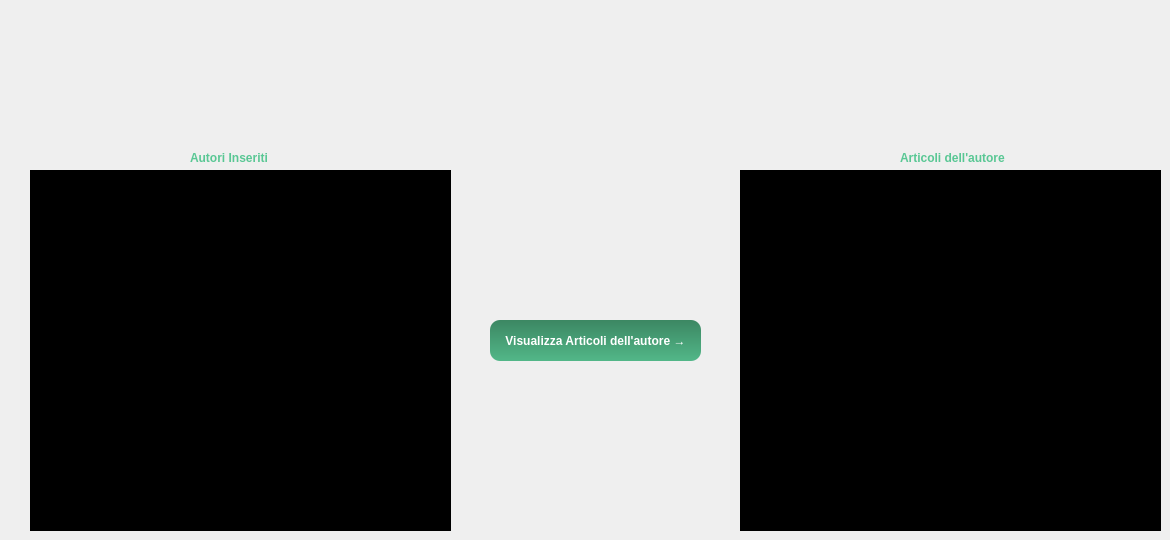
    <widget class="QWidget" name="paginaSezBVisualizzaArticoliAutore">
     <widget class="QLabel" name="label_38">
      <property name="geometry">
       <rect>
        <x>900</x>
        <y>150</y>
        <width>121</width>
        <height>16</height>
       </rect>
      </property>
      <property name="font">
       <font>
        <family>Tahoma</family>
        <weight>75</weight>
        <bold>true</bold>
       </font>
      </property>
      <property name="styleSheet">
       <string notr="true">color: rgb(89, 199, 148);</string>
      </property>
      <property name="text">
       <string>Articoli dell'autore</string>
      </property>
     </widget>
     <widget class="QPushButton" name="bottVisArticoliAutore">
      <property name="geometry">
       <rect>
        <x>490</x>
        <y>320</y>
        <width>211</width>
        <height>41</height>
       </rect>
      </property>
      <property name="font">
       <font>
        <family>Tahoma</family>
        <pointsize>9</pointsize>
        <weight>75</weight>
        <bold>true</bold>
       </font>
      </property>
      <property name="styleSheet">
       <string notr="true">QPushButton{
	background-color: qlineargradient(spread:pad, x1:1, y1:0, x2:1, y2:1, stop:0 rgba(60, 135, 99, 255), stop:1 rgba(82, 183, 136, 255));
	color: rgb(255, 255, 255);
	border-radius: 10px;
}

QPushButton:hover{
	background-color: rgb(60, 134, 99);
}
QPushButton:pressed {
	background-color: rgb(43, 97, 72);
}
</string>
      </property>
      <property name="text">
       <string>Visualizza Articoli dell'autore →</string>
      </property>
     </widget>
     <widget class="QListWidget" name="tuttiGliAutoriSEZB">
      <property name="geometry">
       <rect>
        <x>30</x>
        <y>170</y>
        <width>421</width>
        <height>361</height>
       </rect>
      </property>
      <property name="font">
       <font>
        <family>Tahoma</family>
        <weight>75</weight>
        <bold>true</bold>
       </font>
      </property>
      <property name="styleSheet">
       <string notr="true">QListWidget{
background-color: rgb(0, 0, 0);
color: rgb(96, 214, 159);
}

  QListWidget::item:selected {
   background-color: rgb(96, 214, 159);
 }
</string>
      </property>
     </widget>
     <widget class="QLabel" name="label_37">
      <property name="geometry">
       <rect>
        <x>190</x>
        <y>150</y>
        <width>101</width>
        <height>16</height>
       </rect>
      </property>
      <property name="font">
       <font>
        <family>Tahoma</family>
        <weight>75</weight>
        <bold>true</bold>
       </font>
      </property>
      <property name="styleSheet">
       <string notr="true">color: rgb(89, 199, 148);</string>
      </property>
      <property name="text">
       <string>Autori Inseriti</string>
      </property>
     </widget>
     <widget class="QListWidget" name="articoliAutoreSelezionato">
      <property name="geometry">
       <rect>
        <x>740</x>
        <y>170</y>
        <width>421</width>
        <height>361</height>
       </rect>
      </property>
      <property name="font">
       <font>
        <family>Tahoma</family>
        <weight>75</weight>
        <bold>true</bold>
       </font>
      </property>
      <property name="styleSheet">
       <string notr="true">QListWidget{
background-color: rgb(0, 0, 0);
color: rgb(96, 214, 159);
}

  QListWidget::item:selected {
   background-color: rgb(96, 214, 159);
 }
</string>
      </property>
     </widget>
    </widget>
